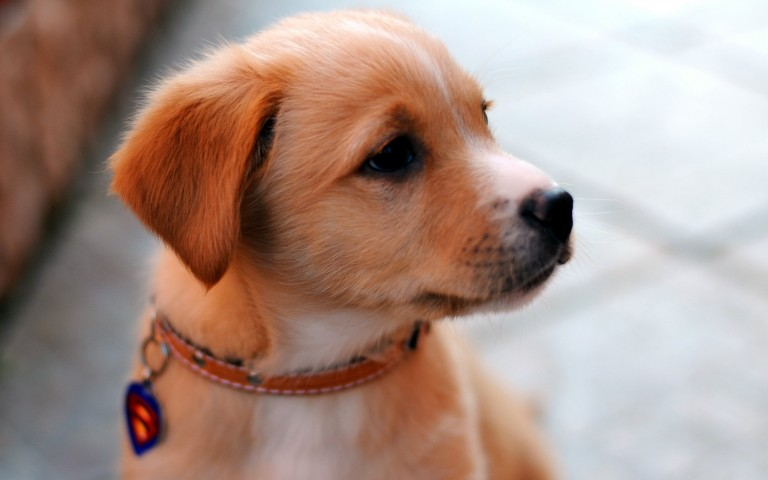
#> input picture images/input/dog.jpg, 768 x 480 px, found by its file name
$ python sketch.py
#> lines starting #> are read from the running program, lines starting #| are printed output that depends on the picture; after the words box and inside, x2 and y2 are one past the last pixel; in counts of white or black regions, pixels touching at a corner belong together
import cv2
import os


def convert_to_pencil_sketch(input_path: str, output_path: str) -> None:
#> called with input_path = 'images/input/dog.jpg', output_path = 'images/output/pencil_sketch.png'
    image = cv2.imread(input_path)
#> image is the input picture: shape (480, 768, 3); mean B, G, R 134.8, 145.1, 169.5

    if image is None:
        raise FileNotFoundError(f"Não foi possível abrir a imagem: {input_path}")

    gray = cv2.cvtColor(image, cv2.COLOR_BGR2GRAY)
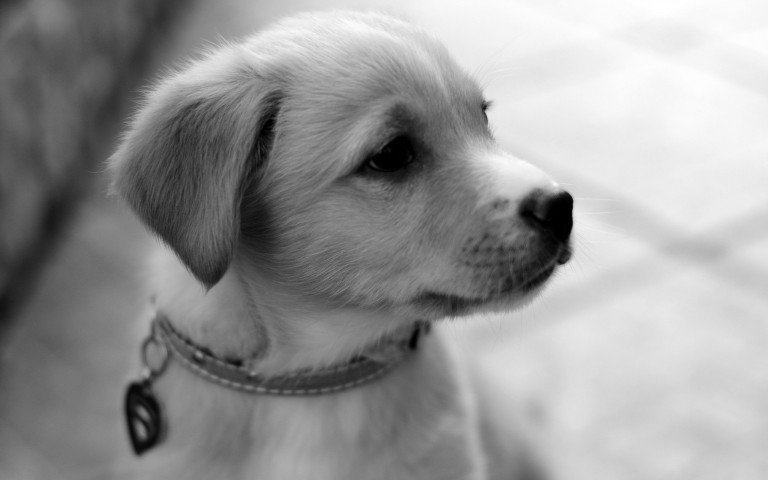
#> gray: shape (480, 768); min 0, max 255, mean 151.2
    inverted = 255 - gray
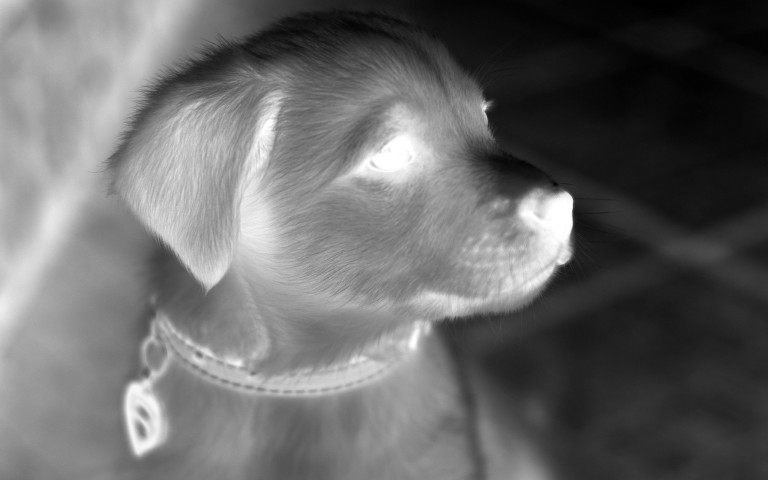
#> inverted: shape (480, 768); min 0, max 255, mean 103.8
    blurred = cv2.GaussianBlur(inverted, (11, 11), 0)
    inverted_blur = 255 - blurred

    sketch = cv2.divide(gray, inverted_blur, scale=256.0)
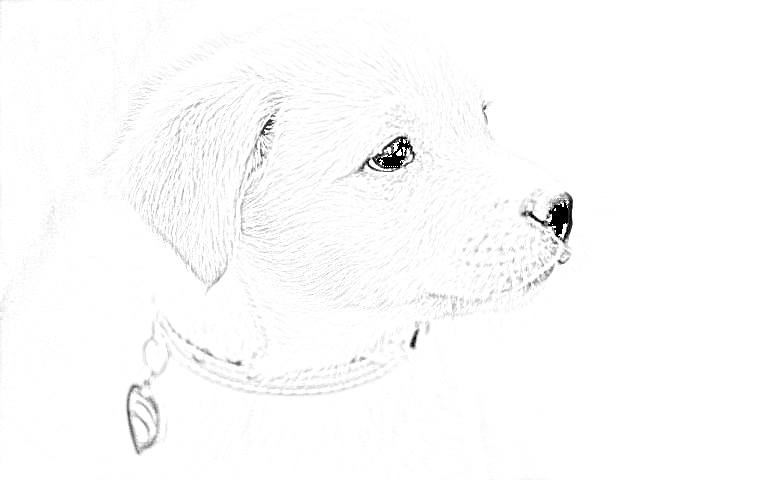
#> sketch: shape (480, 768); min 0, max 255, mean 251.7

    clahe = cv2.createCLAHE(clipLimit=3.0, tileGridSize=(8, 8))
    sketch = clahe.apply(sketch)
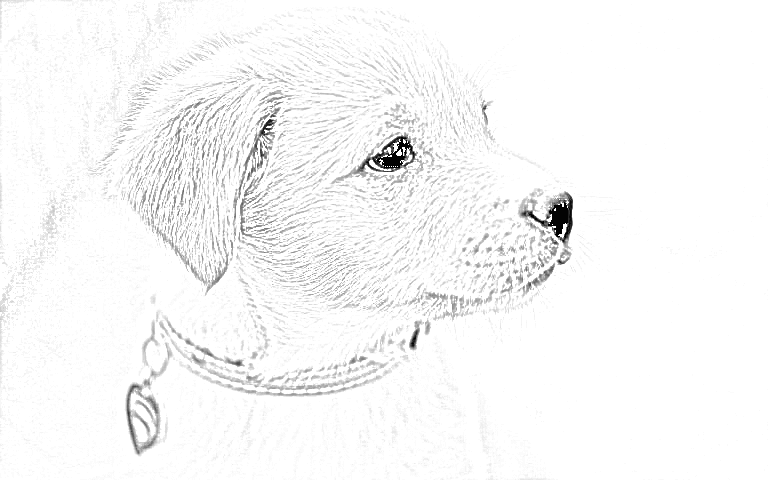
#> sketch: shape (480, 768); min 1, max 255, mean 247.7

    sketch_bgr = cv2.cvtColor(sketch, cv2.COLOR_GRAY2BGR)

    cv2.putText(image, "Original", (10, 30),
            cv2.FONT_HERSHEY_SIMPLEX, 1, (0,0,0), 2)
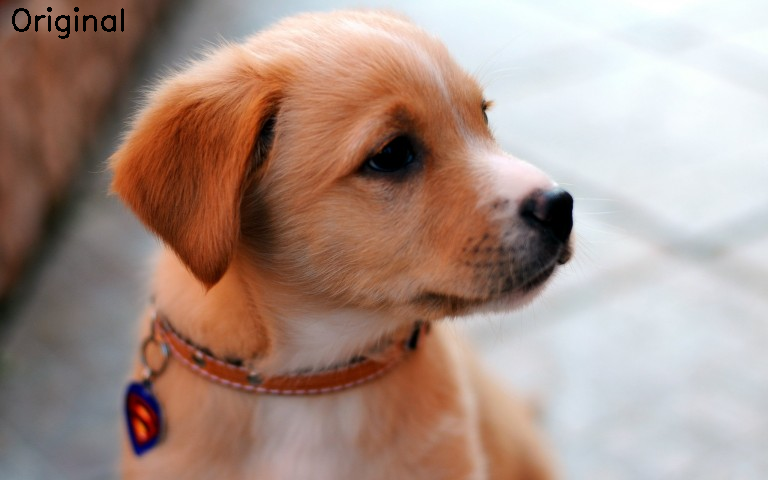
#> image: shape (480, 768, 3); 0.24% of pixels changed, all inside (x1, y1, x2, y2) = (12, 7, 124, 39)

    cv2.putText(sketch_bgr, "Sketch", (10, 30),
            cv2.FONT_HERSHEY_SIMPLEX, 1, (0,0,0), 2)
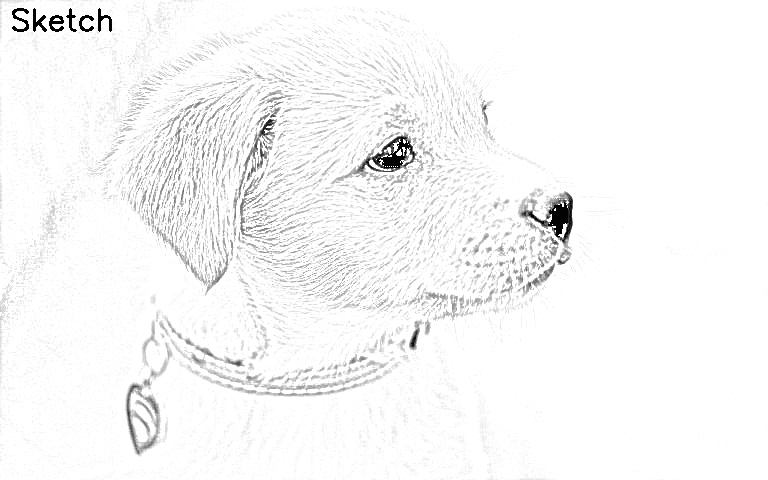
#> sketch_bgr: shape (480, 768, 3); min 0, max 255, mean 247.1

    os.makedirs(os.path.dirname(output_path), exist_ok=True)
    cv2.imwrite(output_path, sketch)

    height = image.shape[0]
#> height = 480
    sketch_bgr = cv2.resize(sketch_bgr, (image.shape[1], height))

    comparison = cv2.hconcat([image, sketch_bgr])
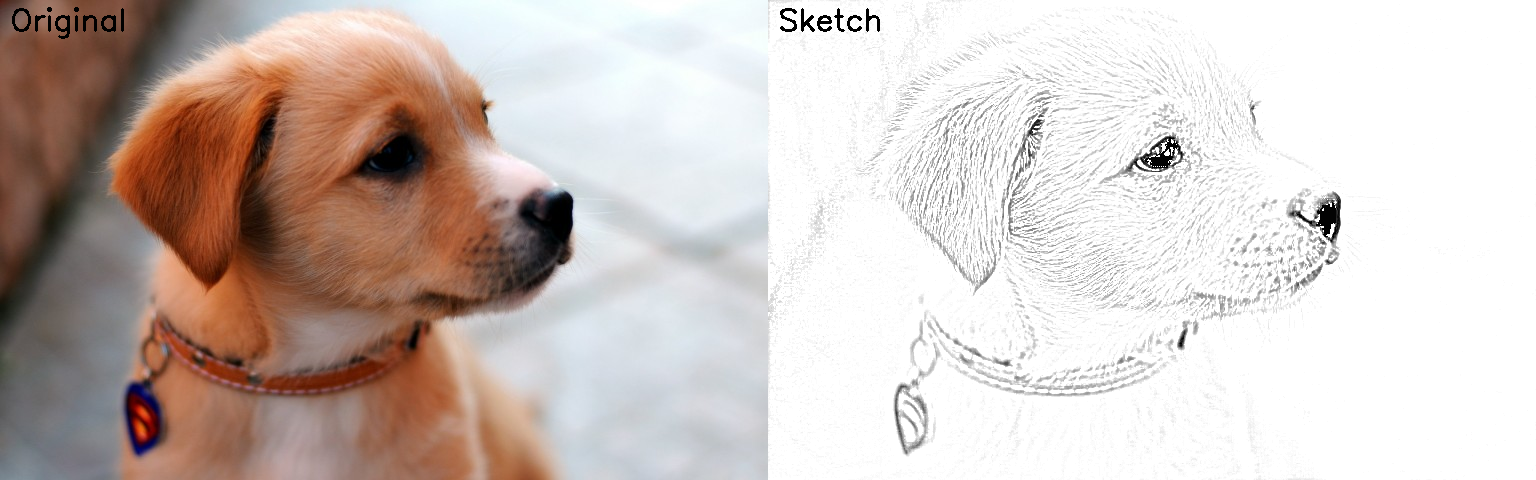
#> comparison: shape (480, 1536, 3); mean B, G, R 190.9, 196, 208.1
    cv2.imwrite("images/output/before_after_sketch.png", comparison)

    cv2.imshow("Comparison", comparison)
    cv2.waitKey(0)
    cv2.destroyAllWindows()


if __name__ == "__main__":
    convert_to_pencil_sketch(
        "images/input/dog.jpg",
        "images/output/pencil_sketch.png"
    )
